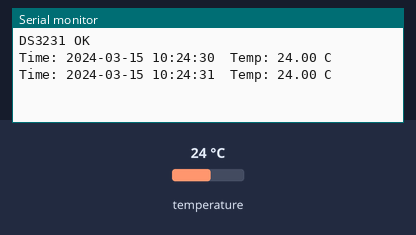
The sketch below on a simulated ESP32. Shown: the last lines printed to the serial monitor. Inputs (shaded band) come from the test bench; at power-on: temperature 24 °C. The local clock reads 2024-03-15 10:24:30 at power-on unless the sketch sets it.

Above: at 1.8 s.
1.9 s: temperature set to 12 °C
At 2.7 s:
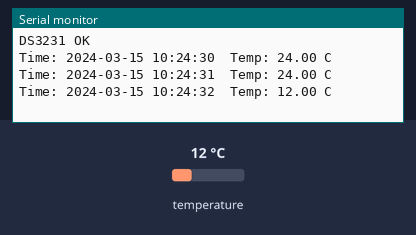
3.4 s: temperature set to 19 °C
At 4.3 s:
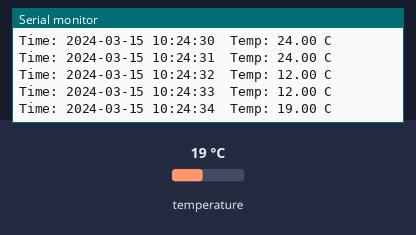
Timing chart, 0 to 6.4 s (numbered marks = the images above; inputs shaded):
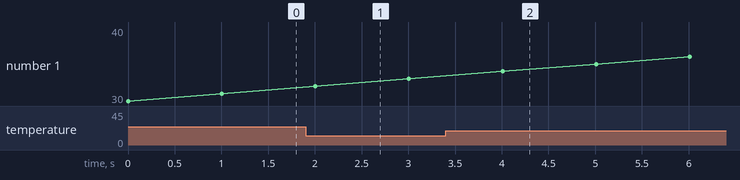

Measured:
- after the input at 1.9 s, the serial monitor: prints a new line after 0.10 s (image 1)
- after the input at 3.4 s, the serial monitor: prints a new line after 0.61 s (image 2)

The sketch:

ds3231.ino
```cpp
#include <Wire.h>
#include <RTClib.h>

#define I2C_SDA 21
#define I2C_SCL 22

RTC_DS3231 rtc;

void setup()
{
  Serial.begin(115200);
  while (!Serial);
  Wire.begin(I2C_SDA, I2C_SCL);

  if (!rtc.begin())
  {
    Serial.println("DS3231 not found");
    while (1) delay(1000);
  }

  if (rtc.lostPower())
  {
    Serial.println("RTC lost power, setting time to compile time");
    rtc.adjust(DateTime(F(__DATE__), F(__TIME__)));
  }

  // Force-set RTC to compile time (uncomment once, then re-comment and re-flash):
  // rtc.adjust(DateTime(F(__DATE__), F(__TIME__)));

  Serial.println("DS3231 OK");
}

void loop()
{
  DateTime now = rtc.now();

  char buf[32];
  snprintf(buf, sizeof(buf), "%04u-%02u-%02u %02u:%02u:%02u",
           now.year(), now.month(), now.day(),
           now.hour(), now.minute(), now.second());

  Serial.print("Time: ");   Serial.print(buf);
  Serial.print("\tTemp: "); Serial.print(rtc.getTemperature(), 2);
  Serial.println(" C");
  delay(1000);
}
```
